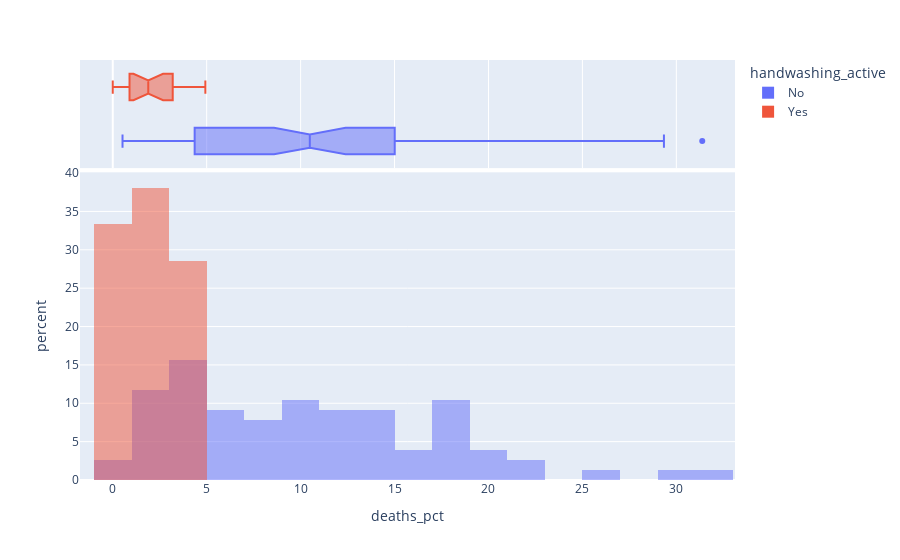

Write notebook code for a chart like this one.
### Markdown cell above
### Use Histograms to Visualise the Monthly Distribution of Outcomes

**Challenge**: Create a [plotly histogram](https://plotly.com/python/histograms/) to show the monthly percentage of deaths. 

* Use docs to check out the available parameters. Use the [`color` parameter](https://plotly.github.io/plotly.py-docs/generated/plotly.express.histogram.html) to display two overlapping histograms.
* The time period of handwashing is shorter than not handwashing. Change `histnorm` to `percent` to make the time periods comparable. 
* Make the histograms slighlty transparent
* Experiment with the number of bins on the histogram. Which number work well in communicating the range of outcomes?
* Just for fun, display your box plot on the top of the histogram using the `marginal` parameter.

### Code cell
data_hist = px.histogram(df_monthly, 
                         x='deaths_pct', 
                         opacity=0.5,
                         nbins=30, 
                         color='handwashing_active', 
                         marginal='box', 
                         histnorm='percent',
                         barmode='overlay')
data_hist.show()

### Figure 1 — Plotly figure (JSON) as saved in the notebook; plotly's stock layout.template omitted (floating-point values rounded to 4 significant figures)
{"data": [{"alignmentgroup": "True", "bingroup": "x", "histnorm": "percent", "hovertemplate": "handwashing_active=No<br>deaths_pct=%{x}<br>percent=%{y}<extra></extra>", "legendgroup": "No", "marker": {"color": "#636efa", "opacity": 0.5, "pattern": {"shape": ""}}, "name": "No", "nbinsx": 30, "offsetgroup": "No", "orientation": "v", "showlegend": true, "type": "histogram", "x": [14.57, 7.53, 4.33, 1.57, 0.78, 5, 8.42, 1.35, 1.88, 11.02, 22.55, 20.85, 12.22, 10.23, 10.74, 3.23, 6.59, 20.78, 25.46, 18.39, 29.34, 22.97, 31.38, 19.12, 15.97, 12.41, 11.93, 6.1, 4.08, 0.52, 1.55, 2.26, 17.6, 7.14, 8.05, 15.16, 11.28, 17.03, 17.31, 5.83, 2.68, 4.37, 6.32, 1.22, 3.23, 11.02, 10.55, 7.59, 4.74, 4.45, 4.23, 4.39, 7.14, 6.12, 3.59, 10.55, 14.84, 10.94, 10.49, 13.39, 18.09, 15.43, 18.97, 13.44, 10.15, 13.1, 18.06, 14.39, 14.96, 10.77, 5.37, 3.22, 1.92, 3.61, 18.27, 12.24, 2.24], "xaxis": "x", "yaxis": "y"}, {"alignmentgroup": "True", "hovertemplate": "handwashing_active=No<br>deaths_pct=%{x}<extra></extra>", "legendgroup": "No", "marker": {"color": "#636efa"}, "name": "No", "notched": true, "offsetgroup": "No", "showlegend": false, "type": "box", "x": [14.57, 7.53, 4.33, 1.57, 0.78, 5, 8.42, 1.35, 1.88, 11.02, 22.55, 20.85, 12.22, 10.23, 10.74, 3.23, 6.59, 20.78, 25.46, 18.39, 29.34, 22.97, 31.38, 19.12, 15.97, 12.41, 11.93, 6.1, 4.08, 0.52, 1.55, 2.26, 17.6, 7.14, 8.05, 15.16, 11.28, 17.03, 17.31, 5.83, 2.68, 4.37, 6.32, 1.22, 3.23, 11.02, 10.55, 7.59, 4.74, 4.45, 4.23, 4.39, 7.14, 6.12, 3.59, 10.55, 14.84, 10.94, 10.49, 13.39, 18.09, 15.43, 18.97, 13.44, 10.15, 13.1, 18.06, 14.39, 14.96, 10.77, 5.37, 3.22, 1.92, 3.61, 18.27, 12.24, 2.24], "xaxis": "x2", "yaxis": "y2"}, {"alignmentgroup": "True", "bingroup": "x", "histnorm": "percent", "hovertemplate": "handwashing_active=Yes<br>deaths_pct=%{x}<br>percent=%{y}<extra></extra>", "legendgroup": "Yes", "marker": {"color": "#EF553B", "opacity": 0.5, "pattern": {"shape": ""}}, "name": "Yes", "nbinsx": 30, "offsetgroup": "Yes", "orientation": "v", "showlegend": true, "type": "histogram", "x": [1.2, 1.89, 4.58, 3.96, 4.47, 2.93, 3.53, 0.69, 0, 0.66, 0.96, 1.14, 0.37, 0, 0.96, 2.34, 2.9, 1.34, 2.23, 3.08, 4.93], "xaxis": "x", "yaxis": "y"}, {"alignmentgroup": "True", "hovertemplate": "handwashing_active=Yes<br>deaths_pct=%{x}<extra></extra>", "legendgroup": "Yes", "marker": {"color": "#EF553B"}, "name": "Yes", "notched": true, "offsetgroup": "Yes", "showlegend": false, "type": "box", "x": [1.2, 1.89, 4.58, 3.96, 4.47, 2.93, 3.53, 0.69, 0, 0.66, 0.96, 1.14, 0.37, 0, 0.96, 2.34, 2.9, 1.34, 2.23, 3.08, 4.93], "xaxis": "x2", "yaxis": "y2"}], "layout": {"barmode": "overlay", "legend": {"title": {"text": "handwashing_active"}, "tracegroupgap": 0}, "margin": {"t": 60}, "xaxis": {"anchor": "y", "domain": [0, 1], "title": {"text": "deaths_pct"}}, "xaxis2": {"anchor": "y2", "domain": [0, 1], "matches": "x", "showgrid": true, "showticklabels": false}, "yaxis": {"anchor": "x", "domain": [0, 0.7326], "title": {"text": "percent"}}, "yaxis2": {"anchor": "x2", "domain": [0.7426, 1], "matches": "y2", "showgrid": false, "showline": false, "showticklabels": false, "ticks": ""}}}
